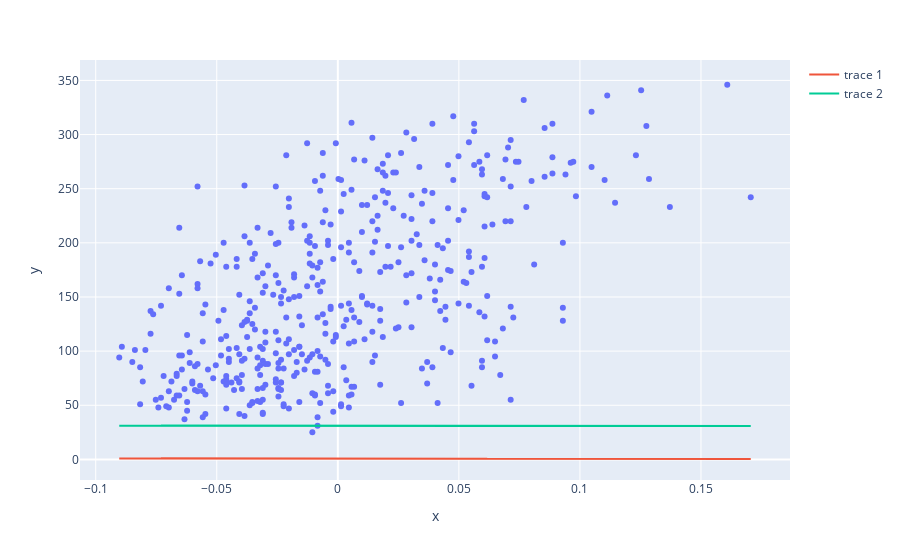

Notebook code for this chart:
### Markdown cell above
We see that the values of the two parameters have changed, let's see how it affected the predictions of the model. 
Visualize the data vs the model's predictions.

### Code cell
fig.add_scatter(x=diabetes_X, y=model(diabetes_X))
fig.show()

### Figure 1 — Plotly figure (JSON) as saved in the notebook; plotly's stock layout.template omitted (floating-point values rounded to 4 significant figures; data arrays with more than 128 entries replaced by an {"elided": "..."} marker saying what was removed)
{"data": [{"hovertemplate": "x=%{x}<br>y=%{y}<extra></extra>", "legendgroup": "", "marker": {"color": "#636efa", "symbol": "circle"}, "mode": "markers", "name": "", "orientation": "v", "showlegend": false, "type": "scatter", "x": {"elided": "442 float values"}, "xaxis": "x", "y": {"elided": "442 int values"}, "yaxis": "y"}, {"type": "scatter", "x": {"elided": "442 float values"}, "y": {"elided": "442 float values"}}, {"type": "scatter", "x": {"elided": "442 float values"}, "y": {"elided": "442 float values"}}], "layout": {"legend": {"tracegroupgap": 0}, "margin": {"t": 60}, "xaxis": {"anchor": "y", "domain": [0, 1], "title": {"text": "x"}}, "yaxis": {"anchor": "x", "domain": [0, 1], "title": {"text": "y"}}}}
